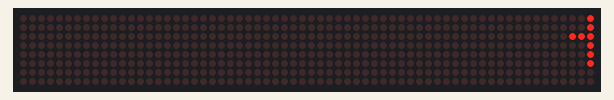
A sketch run on a simulated Arduino Uno, built with avr-gcc and run on an emulated ATmega328P. Shown: 64×8 LED matrix.

Above: at 0.27 s.
At 1.46 s:
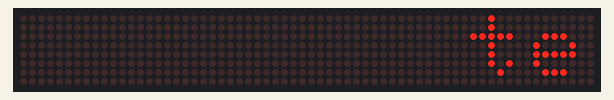
At 3.11 s:
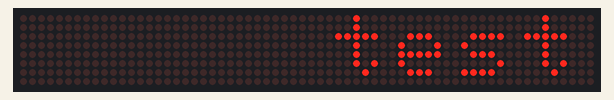
At 4.78 s:
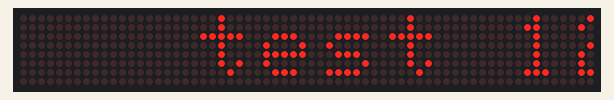
At 8.09 s:
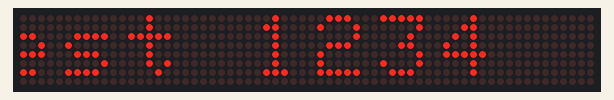
At 14.69 s:
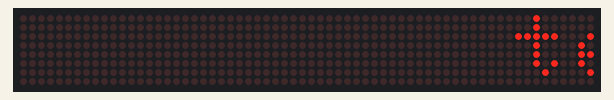

The sketch:

test_LCD_matrix.ino
```cpp
#include <SPI.h>
#include <Adafruit_GFX.h>
#include <Max72xxPanel.h>

long period;
int offset=1,refresh=0;
int pinCS = 0; // Attach CS to this pin, DIN to MOSI and CLK to SCK (cf http://arduino.cc/en/Reference/SPI )
int numberOfHorizontalDisplays = 8; //default 8
int numberOfVerticalDisplays = 1;
String decodedMsg;
String insta;
Max72xxPanel matrix = Max72xxPanel(pinCS, numberOfHorizontalDisplays, numberOfVerticalDisplays);


int wait = 100; // In milliseconds default 250

int spacer = 2;
int width = 5 + spacer; // The font width is 5 pixels

void handle_msg() {
  insta = 1234;

  matrix.fillScreen(LOW);
  refresh=1;
  String msg = "test " + insta;
  decodedMsg = msg;
  // Restore special characters that are misformed to %char by the client browser
  decodedMsg.replace("+", " ");
  decodedMsg.replace("%21", "!");
  decodedMsg.replace("%22", "");
  decodedMsg.replace("%23", "#");
  decodedMsg.replace("%24", "$");
  decodedMsg.replace("%25", "%");
  decodedMsg.replace("%26", "&");
  decodedMsg.replace("%27", "'");
  decodedMsg.replace("%28", "(");
  decodedMsg.replace("%29", ")");
  decodedMsg.replace("%2A", "*");
  decodedMsg.replace("%2B", "+");
  decodedMsg.replace("%2C", ",");
  decodedMsg.replace("%2F", "/");
  decodedMsg.replace("%3A", ":");
  decodedMsg.replace("%3B", ";");
  decodedMsg.replace("%3C", "<");
  decodedMsg.replace("%3D", "=");
  decodedMsg.replace("%3E", ">");
  decodedMsg.replace("%3F", "?");
  decodedMsg.replace("%40", "@");
  //Serial.println(decodedMsg);                   // print original string to monitor
}

void setup() {
  matrix.setIntensity(10); // Use a value between 0 and 15 for brightness

  matrix.setPosition(0, 7, 0); // The first display is at <0, 7>
  matrix.setPosition(1, 6, 0); // The second display is at <1, 0>
  matrix.setPosition(2, 5, 0); // The third display is at <2, 0>
  matrix.setPosition(3, 4, 0); // And the last display is at <3, 0>
  matrix.setPosition(4, 3, 0); // The first display is at <0, 0>
  matrix.setPosition(5, 2, 0); // The second display is at <1, 0>
  matrix.setPosition(6, 1, 0); // The third display is at <2, 0>
  matrix.setPosition(7, 0, 0); // And the last display is at <3, 0>

  matrix.setRotation(0,3);
  matrix.setRotation(1,3);
  matrix.setRotation(2,3);
  matrix.setRotation(3,3);

}

void loop() {
  handle_msg();


//decodedMsg = 1234;

  for ( int i = 0 ; i < width * decodedMsg.length() + matrix.width() - 1 - spacer; i++ ) {
    if (refresh==1) i=0;
    refresh=0;
    matrix.fillScreen(LOW);

    int letter = i / width;
    int x = (matrix.width() - 1) - i % width;
    int y = (matrix.height() - 8) / 2; // center the text vertically

    while ( x + width - spacer >= 0 && letter >= 0 ) {
      if ( letter < decodedMsg.length() ) {
        matrix.drawChar(x, y, decodedMsg[letter], HIGH, LOW, 1);
      }

      letter--;
      x -= width;
    }

    matrix.write(); // Send bitmap to display

    delay(wait);
  }

}
```

Measured:
- by itself, everything shown: repeats every 13.8 s, in 124 steps
